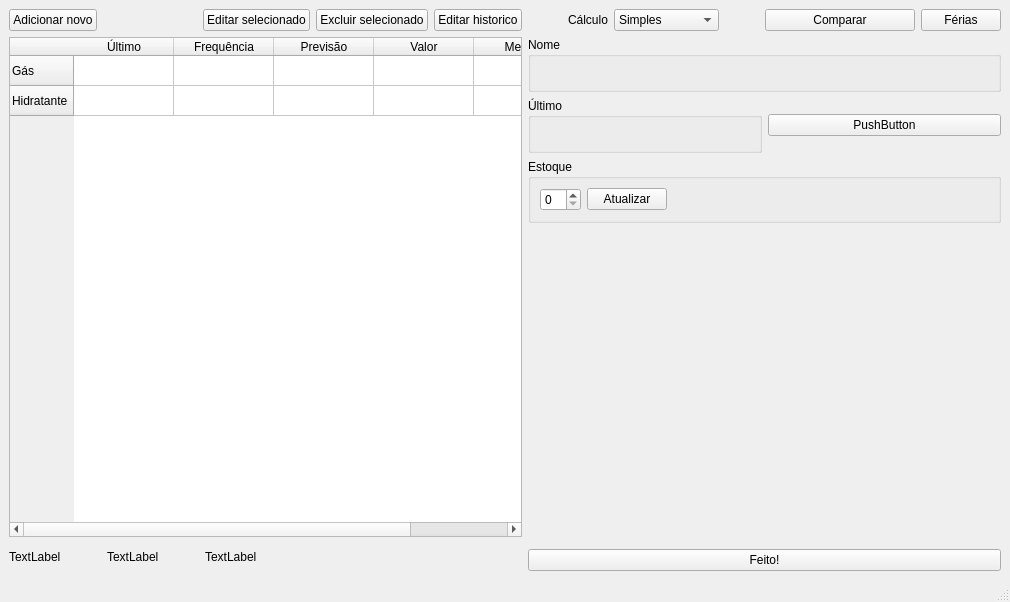
<?xml version="1.0" encoding="UTF-8"?>
<ui version="4.0">
 <class>MainWindow</class>
 <widget class="QMainWindow" name="MainWindow">
  <property name="geometry">
   <rect>
    <x>0</x>
    <y>0</y>
    <width>1010</width>
    <height>602</height>
   </rect>
  </property>
  <property name="windowTitle">
   <string>Futuro</string>
  </property>
  <property name="styleSheet">
   <string notr="true"/>
  </property>
  <widget class="QWidget" name="centralwidget">
   <layout class="QHBoxLayout" name="horizontalLayout_6">
    <item>
     <layout class="QVBoxLayout" name="verticalLayout">
      <item>
       <layout class="QHBoxLayout" name="horizontalLayout">
        <item>
         <widget class="QPushButton" name="botaoAdicionar">
          <property name="text">
           <string>Adicionar novo</string>
          </property>
         </widget>
        </item>
        <item>
         <spacer name="horizontalSpacer">
          <property name="orientation">
           <enum>Qt::Horizontal</enum>
          </property>
          <property name="sizeType">
           <enum>QSizePolicy::Minimum</enum>
          </property>
          <property name="sizeHint" stdset="0">
           <size>
            <width>100</width>
            <height>20</height>
           </size>
          </property>
         </spacer>
        </item>
        <item>
         <widget class="QPushButton" name="botaoEditar">
          <property name="text">
           <string>Editar selecionado</string>
          </property>
         </widget>
        </item>
        <item>
         <widget class="QPushButton" name="botaoExcluir">
          <property name="text">
           <string>Excluir selecionado</string>
          </property>
         </widget>
        </item>
        <item>
         <widget class="QPushButton" name="botaoHistorico">
          <property name="text">
           <string>Editar historico</string>
          </property>
         </widget>
        </item>
       </layout>
      </item>
      <item>
       <widget class="QTableWidget" name="tableWidget">
        <property name="sizePolicy">
         <sizepolicy hsizetype="Expanding" vsizetype="Minimum">
          <horstretch>0</horstretch>
          <verstretch>0</verstretch>
         </sizepolicy>
        </property>
        <property name="minimumSize">
         <size>
          <width>300</width>
          <height>500</height>
         </size>
        </property>
        <row>
         <property name="text">
          <string>Gás</string>
         </property>
        </row>
        <row>
         <property name="text">
          <string>Hidratante</string>
         </property>
        </row>
        <column>
         <property name="text">
          <string>Último</string>
         </property>
        </column>
        <column>
         <property name="text">
          <string>Frequência</string>
         </property>
        </column>
        <column>
         <property name="text">
          <string>Previsão</string>
         </property>
        </column>
        <column>
         <property name="text">
          <string>Valor</string>
         </property>
        </column>
        <column>
         <property name="text">
          <string>Mensal</string>
         </property>
        </column>
       </widget>
      </item>
      <item>
       <layout class="QHBoxLayout" name="horizontalLayout_3">
        <item>
         <widget class="QLabel" name="labelFundo">
          <property name="text">
           <string>TextLabel</string>
          </property>
         </widget>
        </item>
        <item>
         <spacer name="horizontalSpacer_5">
          <property name="orientation">
           <enum>Qt::Horizontal</enum>
          </property>
          <property name="sizeType">
           <enum>QSizePolicy::Minimum</enum>
          </property>
          <property name="sizeHint" stdset="0">
           <size>
            <width>40</width>
            <height>20</height>
           </size>
          </property>
         </spacer>
        </item>
        <item>
         <widget class="QLabel" name="labelMes">
          <property name="text">
           <string>TextLabel</string>
          </property>
         </widget>
        </item>
        <item>
         <spacer name="horizontalSpacer_7">
          <property name="orientation">
           <enum>Qt::Horizontal</enum>
          </property>
          <property name="sizeType">
           <enum>QSizePolicy::Minimum</enum>
          </property>
          <property name="sizeHint" stdset="0">
           <size>
            <width>40</width>
            <height>20</height>
           </size>
          </property>
         </spacer>
        </item>
        <item>
         <widget class="QLabel" name="labelDif">
          <property name="text">
           <string>TextLabel</string>
          </property>
         </widget>
        </item>
        <item>
         <spacer name="horizontalSpacer_4">
          <property name="orientation">
           <enum>Qt::Horizontal</enum>
          </property>
          <property name="sizeHint" stdset="0">
           <size>
            <width>40</width>
            <height>20</height>
           </size>
          </property>
         </spacer>
        </item>
       </layout>
      </item>
     </layout>
    </item>
    <item>
     <layout class="QVBoxLayout" name="verticalLayout_3">
      <item>
       <layout class="QHBoxLayout" name="horizontalLayout_2">
        <item>
         <spacer name="horizontalSpacer_2">
          <property name="orientation">
           <enum>Qt::Horizontal</enum>
          </property>
          <property name="sizeType">
           <enum>QSizePolicy::Minimum</enum>
          </property>
          <property name="sizeHint" stdset="0">
           <size>
            <width>40</width>
            <height>20</height>
           </size>
          </property>
         </spacer>
        </item>
        <item>
         <layout class="QFormLayout" name="formLayout">
          <item row="0" column="0">
           <widget class="QLabel" name="modoLabel">
            <property name="text">
             <string>Cálculo</string>
            </property>
           </widget>
          </item>
          <item row="0" column="1">
           <widget class="QComboBox" name="modoComboBox">
            <item>
             <property name="text">
              <string>Simples</string>
             </property>
            </item>
            <item>
             <property name="text">
              <string>Cortar limites</string>
             </property>
            </item>
            <item>
             <property name="text">
              <string>Mediana</string>
             </property>
            </item>
            <item>
             <property name="text">
              <string>Ponderada</string>
             </property>
            </item>
           </widget>
          </item>
         </layout>
        </item>
        <item>
         <spacer name="horizontalSpacer_3">
          <property name="orientation">
           <enum>Qt::Horizontal</enum>
          </property>
          <property name="sizeType">
           <enum>QSizePolicy::Minimum</enum>
          </property>
          <property name="sizeHint" stdset="0">
           <size>
            <width>40</width>
            <height>20</height>
           </size>
          </property>
         </spacer>
        </item>
        <item>
         <widget class="QPushButton" name="botaoComparar">
          <property name="text">
           <string>Comparar</string>
          </property>
         </widget>
        </item>
        <item>
         <widget class="QPushButton" name="botaoFerias">
          <property name="sizePolicy">
           <sizepolicy hsizetype="Fixed" vsizetype="Fixed">
            <horstretch>0</horstretch>
            <verstretch>0</verstretch>
           </sizepolicy>
          </property>
          <property name="text">
           <string>Férias</string>
          </property>
         </widget>
        </item>
       </layout>
      </item>
      <item>
       <widget class="QGroupBox" name="groupNome">
        <property name="title">
         <string>Nome</string>
        </property>
        <layout class="QHBoxLayout" name="horizontalLayout_7">
         <item>
          <widget class="QLabel" name="labelNome">
           <property name="text">
            <string/>
           </property>
          </widget>
         </item>
        </layout>
       </widget>
      </item>
      <item>
       <layout class="QHBoxLayout" name="horizontalLayout_5">
        <item>
         <widget class="QGroupBox" name="groupUltimo">
          <property name="title">
           <string>Último</string>
          </property>
          <layout class="QHBoxLayout" name="horizontalLayout_8">
           <item>
            <widget class="QLabel" name="labelUltimo">
             <property name="text">
              <string/>
             </property>
            </widget>
           </item>
          </layout>
         </widget>
        </item>
        <item>
         <layout class="QVBoxLayout" name="verticalLayout_2">
          <item>
           <spacer name="verticalSpacer">
            <property name="orientation">
             <enum>Qt::Vertical</enum>
            </property>
            <property name="sizeType">
             <enum>QSizePolicy::Minimum</enum>
            </property>
            <property name="sizeHint" stdset="0">
             <size>
              <width>1</width>
              <height>1</height>
             </size>
            </property>
           </spacer>
          </item>
          <item>
           <widget class="QPushButton" name="pushButton">
            <property name="text">
             <string>PushButton</string>
            </property>
           </widget>
          </item>
          <item>
           <spacer name="verticalSpacer_2">
            <property name="orientation">
             <enum>Qt::Vertical</enum>
            </property>
            <property name="sizeType">
             <enum>QSizePolicy::Minimum</enum>
            </property>
            <property name="sizeHint" stdset="0">
             <size>
              <width>20</width>
              <height>1</height>
             </size>
            </property>
           </spacer>
          </item>
         </layout>
        </item>
       </layout>
      </item>
      <item>
       <widget class="QGroupBox" name="groupBox">
        <property name="title">
         <string>Estoque</string>
        </property>
        <layout class="QHBoxLayout" name="horizontalLayout_4">
         <item>
          <widget class="QSpinBox" name="spinBox"/>
         </item>
         <item>
          <widget class="QPushButton" name="botaoEstoque">
           <property name="text">
            <string>Atualizar</string>
           </property>
          </widget>
         </item>
         <item>
          <spacer name="horizontalSpacer_6">
           <property name="orientation">
            <enum>Qt::Horizontal</enum>
           </property>
           <property name="sizeHint" stdset="0">
            <size>
             <width>157</width>
             <height>20</height>
            </size>
           </property>
          </spacer>
         </item>
        </layout>
       </widget>
      </item>
      <item>
       <layout class="QHBoxLayout" name="horizontalLayout_13">
        <item>
         <spacer name="verticalSpacer_6">
          <property name="orientation">
           <enum>Qt::Vertical</enum>
          </property>
          <property name="sizeHint" stdset="0">
           <size>
            <width>1</width>
            <height>40</height>
           </size>
          </property>
         </spacer>
        </item>
        <item>
         <widget class="PlotBarra" name="graficoBarra_2" native="true">
          <property name="minimumSize">
           <size>
            <width>300</width>
            <height>220</height>
           </size>
          </property>
         </widget>
        </item>
        <item>
         <spacer name="verticalSpacer_7">
          <property name="orientation">
           <enum>Qt::Vertical</enum>
          </property>
          <property name="sizeHint" stdset="0">
           <size>
            <width>1</width>
            <height>40</height>
           </size>
          </property>
         </spacer>
        </item>
       </layout>
      </item>
      <item>
       <widget class="QPushButton" name="botaoFeito">
        <property name="text">
         <string>Feito!</string>
        </property>
       </widget>
      </item>
     </layout>
    </item>
   </layout>
  </widget>
  <widget class="QStatusBar" name="statusbar"/>
 </widget>
 <customwidgets>
  <customwidget>
   <class>PlotBarra</class>
   <extends>QWidget</extends>
   <header location="global">ui.plotcanvas</header>
   <container>1</container>
  </customwidget>
 </customwidgets>
 <resources/>
 <connections/>
</ui>
